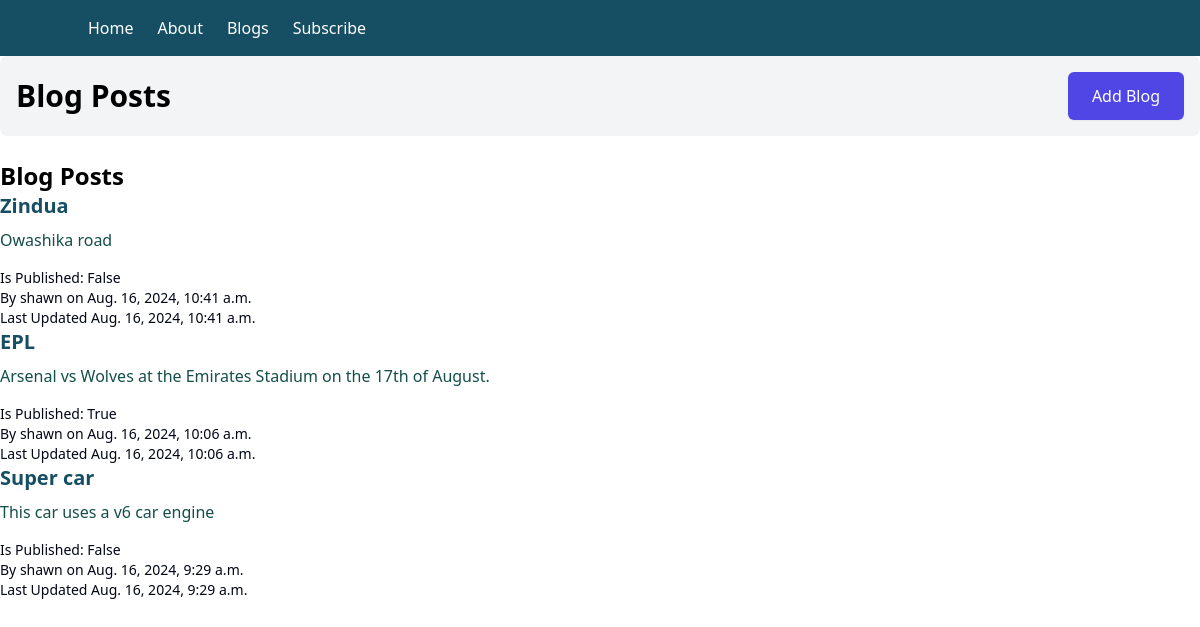
/blog/, run on an earlier commit of the app's database.
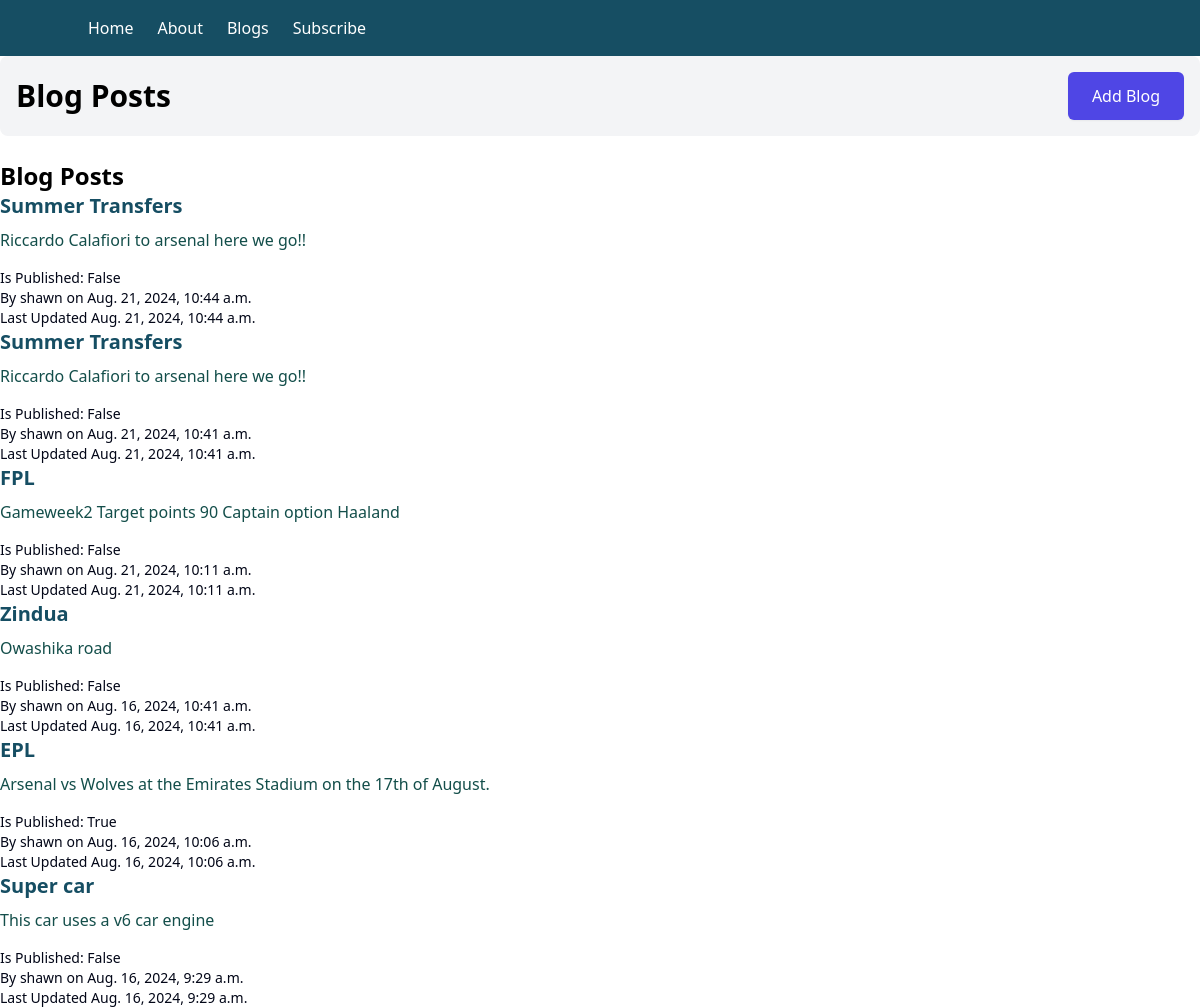
And on a later commit of the database.
### myapp/models.py (models this page shows, shortened)
class Blog(models.Model):
    title = models.CharField(max_length=255)
    author = models.ForeignKey(User, on_delete=models.CASCADE)  # Linking to Django's built-in User model
    content = models.TextField()
    date_posted = models.DateTimeField(default=timezone.now)
    last_updated = models.DateTimeField(auto_now=True)
    is_published = models.BooleanField(default=False)
    class Meta:
        ordering = ['-date_posted']

### myapp/views.py (the view)
# urls.py: path('blog/', views.blog_list, name='Blog'),
def blog_list(request):
    blogs = Blog.objects.all()
    context = {'blogs': blogs}
    return render(request, 'blog.html', context)

### myapp/templates/blog.html (shortened to what this page needs)
{% extends "base.html" %}
{% block content %}
<div class="flex items-center justify-between mb-6 bg-gray-100 p-4 rounded-lg">
    <h1 class="text-3xl font-bold">Blog Posts</h1>
    <button class="bg-indigo-600 text-white py-3 px-6 rounded-md shadow-sm hover:bg-indigo-700 focus:outline-none focus:ring focus:ring-indigo-500 focus:ring-opacity-50">
        <a href="/add_blog">Add Blog</a>
    </button>
</div>
<h1 class="text-2xl font-bold">Blog Posts</h1>
<div class="flex-box">
    {% for blog in blogs %}
        <h2 class="text-xl font-bold mb-2 text-cyan-900">{{ blog.title }}</h2>
        <p class="text-teal-900 mb-4">{{ blog.content }}</p>
        <p class="text-sm text-slate-950">Is Published: {{ blog.is_published }}</p>
        <p class="text-sm text-slate-950">By {{ blog.author }} on {{ blog.date_posted }}</p>
        <p class="text-sm text-slate-950">Last Updated {{ blog.date_posted }}</p>
    {% endfor %}
</div>
{% endblock %}

### myapp/templates/base.html (shortened to what this page needs)
<!DOCTYPE html>
<html>
    <head>
        <script src="https://cdn.tailwindcss.com"></script>
    </head>
<body>
    {% include "navbar.html" %}
    {% block content %}
    {% endblock %}
</body>
</html>

### myapp/templates/navbar.html (shortened to what this page needs)
<nav class="bg-cyan-900 py-4">
    <div class="container mx-auto">
        <ul class="flex space-x-6">
            <li><a href="/" class="text-white hover:text-gray-300">Home</a></li>
            <li><a href="/about" class="text-white hover:text-gray-300">About</a></li>
            <li><a href="/blog" class="text-white hover:text-gray-300">Blogs</a></li>
            <li><a href="/subscribe" class="text-white hover:text-gray-300">Subscribe</a></li>
        </ul>
    </div>
</nav>

What changed in the data, as far as the page shows it:
added Blog: title "Summer Transfers", content "Riccardo Calafiori to arsenal here we go!!", is_published "False", author "shawn", date_posted "Aug. 21, 2024, 10:44 a.m."
added Blog: title "Summer Transfers", content "Riccardo Calafiori to arsenal here we go!!", is_published "False", author "shawn", date_posted "Aug. 21, 2024, 10:41 a.m."
added Blog: title "FPL", content "Gameweek2 Target points 90 Captain option Haaland", is_published "False", author "shawn", date_posted "Aug. 21, 2024, 10:11 a.m."
